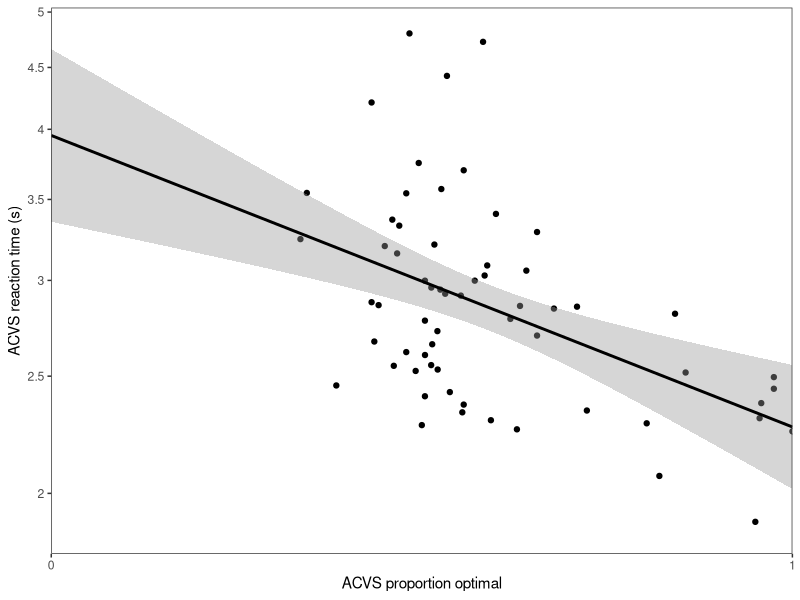
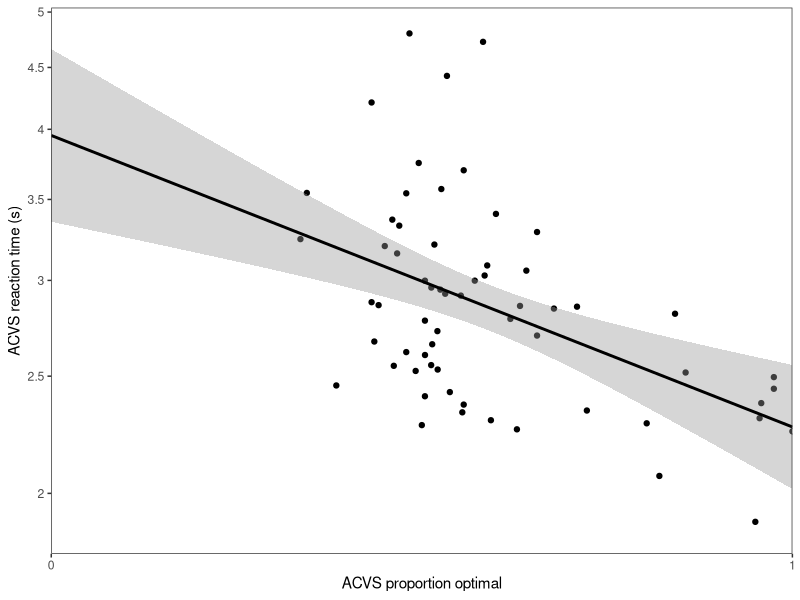
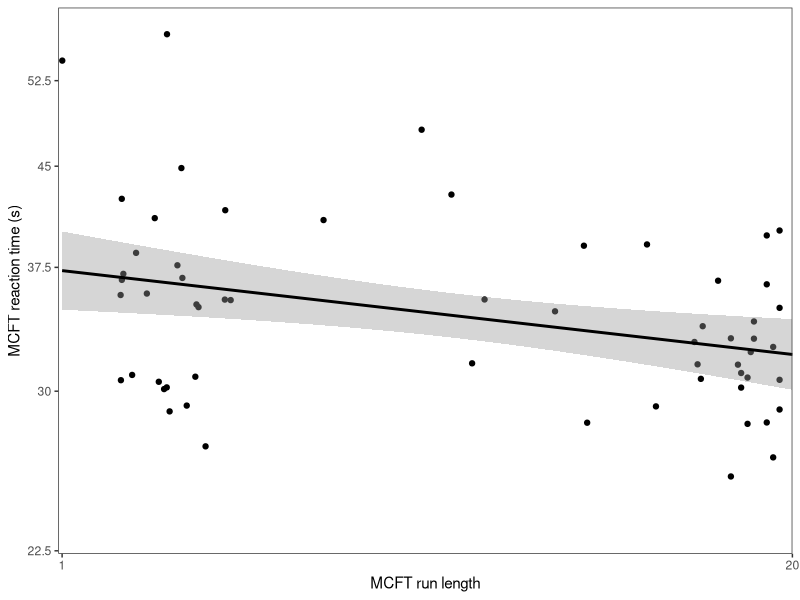

The R script that drew these images, in order: (Note: this script raises an error after producing the figures.)
library(tidyverse)


figXn <- 3.5
figYn <- 2.5

dat <- read_csv("summaryData_75.csv")


# remove people who had the wrong resolution!
idx <- c(1, 2, 3, 4, 11, 31, 69)

dat <- filter(dat, !(observer %in% idx))

# numbers taken from inital parsing script for split half paradigm


############################################################
# ACVS opt v rt
############################################################

r <- (with(dat, cor.test(ac_propOpt, ac_meanlog2rt)))

y_labels = seq(2,5, 0.5)
y_breaks = log(1000* y_labels, 2)



plt <- ggplot(dat, aes(x = ac_propOpt, y = ac_meanlog2rt))
plt <- plt + geom_point() 
plt <- plt + geom_smooth(method = lm, colour = "black", fullrange = TRUE, linetype = 1)
plt <- plt + theme_bw()
plt <- plt + scale_x_continuous("ACVS proportion optimal",
	  limits = c(0, 1 ), breaks = c(0, 1), expand = c(0, 0))
plt <- plt + scale_y_continuous("ACVS reaction time (s)",
	  breaks = y_breaks, labels = y_labels, expand = c(0, 0))
plt <- plt + coord_cartesian(xlim=c(0, 1), ylim=c(10.8, 12.3))
plt <- plt + theme(
  panel.grid.major = element_blank(), 
  panel.grid.minor = element_blank())
# plt <- plt + ggtitle('Split-half and Attentional Control')
ggsave("scratch/acvs_opt_rt.pdf", width = figYn, height = figYn)
plt

############################################################
# MCFT opt v rt
############################################################


r <- (with(dat, cor.test(fg_conj_run_length, fg_conj_log2)))

y_labels = seq(22.5, 60,  7.5)
y_breaks = log(1000* y_labels, 2)


plt <- ggplot(dat, aes(x = fg_conj_run_length, y = fg_conj_log2))
plt <- plt + geom_point() 
plt <- plt + geom_smooth(method = lm, colour = "black", fullrange = TRUE, linetype = 1)
plt <- plt + theme_bw()
plt <- plt + scale_x_continuous("MCFT run length",
    limits = c(1, 20), breaks = c(1, 20), expand = c(0, 0))
plt <- plt + scale_y_continuous("MCFT reaction time (s)",
    breaks = y_breaks, labels = y_labels, expand = c(0, 0))
plt <- plt + coord_cartesian(xlim=c(0.9, 20), ylim=c(14.45, 15.87))
plt <- plt + theme(
  panel.grid.major = element_blank(), 
  panel.grid.minor = element_blank())
# plt <- plt + ggtitle('Split-half and Attentional Control')
ggsave("scratch/mcft_rl_rt.pdf", width = figYn, height = figYn)













r_feat <- round(with(dat, cor.test(ls_mean_log_rt, fg_feat_log2)$estimate), 3)
r_conj <- round(with(dat, cor.test(ls_mean_log_rt, fg_conj_log2)$estimate), 3)

y_breaks = c(14.13571, 14.70995, 15.28771)
y_labels = round(2^y_breaks)

plt <- ggplot(dat, aes(x = ls_mean_log_rt, y = fg_feat_log2))
plt <- plt + geom_point() 
plt <- plt + geom_smooth(method = lm, colour = "black", fullrange = TRUE, linetype=0)
plt <- plt + theme_bw()
plt <- plt + scale_x_continuous("split-half: mean log rt (ms)",
    limits = c(8, 14.1), breaks = x_breaks, labels = x_labels, expand = c(0, 0))
plt <- plt + scale_y_continuous("foraging (feature): mean log rt (ms)",
    limits = c(y_breaks[1], y_breaks[3]), breaks = y_breaks, labels = y_labels,expand = c(0, 0))
plt <- plt + coord_cartesian(xlim=c(min(x_breaks),max(x_breaks)+0.2), ylim=c(y_breaks[1],max(y_breaks)))
plt <- plt + geom_text(label=paste("r =", r_feat), x= 12, y=15.1)
plt <- plt + theme(
  panel.grid.major = element_blank(), 
  panel.grid.minor = element_blank())
ggsave("scratch/ls_v_fg_feature_rt.pdf", width = figYn, height = figYn)
ggsave("scratch/ls_v_fg_feature_rt.png", width = figYn, height = figYn)

#  split-half with forgaging conjunction

y_breaks = c(14.28771, 14.91998, 15.55075)
y_labels = round(2^y_breaks)

plt <- ggplot(dat, aes(x = ls_mean_log_rt, y = fg_conj_log2))
plt <- plt + geom_point() 
plt <- plt + geom_smooth(method = lm, colour = "black", fullrange = TRUE, linetype=0)
plt <- plt + theme_bw()
plt <- plt + scale_x_continuous("split-half: mean log rt (ms)",
   limits = c(8, 14.1), breaks = x_breaks, labels = x_labels, expand = c(0, 0))
plt <- plt + scale_y_continuous("foraging (conj.): mean log rt (ms)",
    limits = c(y_breaks[1], y_breaks[3]), breaks = y_breaks, labels = y_labels,expand = c(0, 0))
# plt <- plt + geom_text(label=paste("r =", r_conj), x= 12, y=14.5)
plt <- plt + coord_cartesian(xlim=c(min(x_breaks),max(x_breaks)+0.2), ylim=c(y_breaks[1],max(y_breaks)))
plt <- plt + theme(
  panel.grid.major = element_blank(), 
  panel.grid.minor = element_blank())
ggsave("scratch/ls_v_fg_conj_rt.pdf", width = figYn, height = figYn)
ggsave("scratch/ls_v_fg_conj_rt.png", width = figYn, height = figYn)

#  adaptive choice with forgaging feature

x_labels = c(1500, 3000, 6000)
x_breaks = log(x_labels, 2)
y_breaks = c(14.13571, 14.71171, 15.28771)
y_labels = round(2^y_breaks)

r_feat <- round(with(dat, cor.test(ac_meanlog2rt, fg_feat_log2)$estimate), 3)
r_conj <- round(with(dat, cor.test(ac_meanlog2rt, fg_conj_log2)$estimate), 3)

plt <- ggplot(dat, aes(x = ac_meanlog2rt, y = fg_feat_log2))
plt <- plt + geom_point() 
plt <- plt + geom_smooth(method = lm, colour = "black", fullrange = TRUE, linetype=0)
plt <- plt + theme_bw()
plt <- plt + scale_x_continuous("adaptive choice: mean log rt (ms)",
    limits = c(x_breaks[1], x_breaks[3]+0.05), breaks = x_breaks, labels = x_labels, expand = c(0, 0))
plt <- plt + scale_y_continuous("foraging (feature): mean log rt (ms)",
    limits = c(y_breaks[1], y_breaks[3]), breaks = y_breaks, labels = y_labels, expand = c(0, 0))
# plt <- plt + geom_text(label=paste("r =", r_feat), x= 11.1, y= 15)
plt <- plt + theme(
  panel.grid.major = element_blank(), 
  panel.grid.minor = element_blank())
ggsave("scratch/ac_v_fg_feature_rt.pdf", width = figYn, height = figYn)
ggsave("scratch/ac_v_fg_feature_rt.png", width = figYn, height = figYn)


y_breaks = c(14.28771, 14.91998, 15.55075)
y_labels = round(2^y_breaks)
plt <- ggplot(dat, aes(x = ac_meanlog2rt, y = fg_conj_log2))
plt <- plt + geom_point() 
plt <- plt + geom_smooth(method = lm, colour = "black", fullrange = TRUE, linetype=0)
plt <- plt + theme_bw()
plt <- plt + scale_x_continuous("adaptive choice: mean log rt (ms)",
    limits = c(x_breaks[1], x_breaks[3]+0.05), breaks = x_breaks, labels = x_labels, expand = c(0, 0))
plt <- plt + scale_y_continuous("foraging (conj.): mean log rt (ms)",
    limits = c(y_breaks[1], y_breaks[3]), breaks = y_breaks, labels = y_labels, expand = c(0, 0))
plt <- plt + geom_text(label=paste("r =", r_conj), x= 11, y= 15.2)
plt <- plt + theme(
  panel.grid.major = element_blank(), 
  panel.grid.minor = element_blank())
ggsave("scratch/ac_v_fg_conj_rt.pdf", width = figYn, height = figYn)
ggsave("scratch/ac_v_fg_conj_rt.png", width = figYn, height = figYn)


############################################################
# now look at strategy metrics
############################################################

#  split-half v adaptive choice
r <- round(with(dat, cor.test(ls_prop_hetero, ac_propOpt)$estimate), 3)

plt <- ggplot(dat, aes(x = ls_prop_hetero, y = ac_propOpt))
plt <- plt + geom_point() 
plt <- plt + geom_smooth(method = lm, colour = "black", fullrange = TRUE, linetype = 0)
plt <- plt + theme_bw()
plt <- plt + scale_x_continuous("split-half: prop. hetero. fix.",
	  limits = c(0, 1), expand = c(0, 0), breaks = c(0,1))
plt <- plt + scale_y_continuous("adaptive choice: prop. optimal",
	  limits = c(0, 1), expand = c(0, 0), breaks = c(0,1))
# plt <- plt + geom_text(label=paste("r =", r), x = 0.5, y= 0.25)
plt <- plt + theme(
  panel.grid.major = element_blank(), 
  panel.grid.minor = element_blank())
ggsave("scratch/ls_v_ac_opt.pdf", width = figYn, height = figYn)
ggsave("scratch/ls_v_ac_opt.png", width = figYn, height = figYn)

r <- round(with(dat, cor.test(ls_prop_hetero, ac_switchRate)$estimate), 3)

plt <- ggplot(dat, aes(x = ls_prop_hetero, y = ac_switchRate))
plt <- plt + geom_point() 
plt <- plt + geom_smooth(method = lm, colour = "black", fullrange = TRUE, linetype = 0)
plt <- plt + theme_bw()
plt <- plt + scale_x_continuous("split-half: prop. hetero. fix.",
	  limits = c(0, 1), expand = c(0, 0), breaks = c(0,1))
plt <- plt + scale_y_continuous("adaptive choice: switch rate")
# plt <- plt + geom_text(label=paste("r =", r), x= 0.25, y=0.18)
plt <- plt + theme(
  panel.grid.major = element_blank(), 
  panel.grid.minor = element_blank())

ggsave("scratch/ls_v_ac_sr.pdf", width = figYn, height = figYn)
ggsave("scratch/ls_v_ac_sr.png", width = figYn, height = figYn)


# split-half and forgaing conjunction
r <- round(with(dat, cor.test(ls_prop_hetero, fg_conj_run_num)$estimate), 3)

plt <- ggplot(dat, aes(x = ls_prop_hetero, y = fg_conj_run_num))
plt <- plt + geom_point() 
plt <- plt + geom_smooth(method = lm, colour = "black", fullrange = TRUE, linetype = 0)
plt <- plt + theme_bw()
plt <- plt + scale_x_continuous("split-half: prop. hetero. fix.",
    limits = c(0, 1), expand = c(0, 0), breaks = c(0,1))
plt <- plt + scale_y_continuous("foraging (conj.): number of runs",
    limits = c(0, 20), expand = c(0, 0))
# plt <- plt + geom_text(label=paste("r =", r), x = 0.25, y= 2)
plt <- plt + theme(
  panel.grid.major = element_blank(), 
  panel.grid.minor = element_blank())
ggsave("scratch/ls_v_fg_runnum.pdf", width = figYn, height = figYn)
ggsave("scratch/ls_v_fg_runnum.png", width = figYn, height = figYn)

r <- round(with(dat, cor.test(ls_prop_hetero, fg_conj_run_length)$estimate), 3)

plt <- ggplot(dat, aes(x = ls_prop_hetero, y = fg_conj_run_length))
plt <- plt + geom_point() 
plt <- plt + geom_smooth(method = lm, colour = "black", fullrange = TRUE, linetype = 0)
plt <- plt + theme_bw()
plt <- plt + scale_x_continuous("split-half: prop. hetero. fix.",
    limits = c(0, 1), expand = c(0, 0), breaks = c(0,1))
plt <- plt + scale_y_continuous("foraging (conj.): run length",
    limits = c(0, 20), expand = c(0, 0))
# plt <- plt + geom_text(label=paste("r =", r), x = 0.25, y= 2)
plt <- plt + theme(
  panel.grid.major = element_blank(), 
  panel.grid.minor = element_blank())
ggsave("scratch/ls_v_fg_runlength.pdf", width = figYn, height = figYn)
ggsave("scratch/ls_v_fg_runlength.png", width = figYn, height = figYn)


# adaptive choice and foraging
r <- round(with(dat, cor.test(ac_propOpt, fg_conj_run_num)$estimate), 3)

plt <- ggplot(dat, aes(x = ac_propOpt, y = fg_conj_run_num))
plt <- plt + geom_point() 
plt <- plt + geom_smooth(method = lm, colour = "black", fullrange = TRUE, linetype = 0)
plt <- plt + theme_bw()
plt <- plt + scale_x_continuous("adaptive choice: prop. optimal",
    limits = c(0, 1), expand = c(0, 0), breaks = c(0,1))
plt <- plt + scale_y_continuous("foraging (conj.): number of runs",
    limits = c(0, 20), expand = c(0, 0))
# plt <- plt + geom_text(label=paste("r =", r), x = 0.25, y= 2)
plt <- plt + theme(
  panel.grid.major = element_blank(), 
  panel.grid.minor = element_blank())
ggsave("scratch/ac_v_fg_runnum.pdf", width = figYn, height = figYn)
ggsave("scratch/ac_v_fg_runnum.png", width = figYn, height = figYn)

r <- round(with(dat, cor.test(ac_propOpt, fg_conj_run_length)$estimate), 3)

plt <- ggplot(dat, aes(x = ac_propOpt, y = fg_conj_run_length))
plt <- plt + geom_point() 
plt <- plt + geom_smooth(method = lm, colour = "black", fullrange = TRUE, linetype = 0)
plt <- plt + theme_bw()
plt <- plt + scale_x_continuous("adaptive choice: prop. optimal",
    limits = c(0, 1), expand = c(0, 0), breaks = c(0,1))
plt <- plt + scale_y_continuous("foraging (conj.): run length",
    limits = c(-10, 30), expand = c(0, 0))
# plt <- plt + geom_text(label=paste("r =", r), x = 0.25, y= 2)
plt <- plt + coord_cartesian(xlim=c(0, 1), ylim=c(0, 20))

plt <- plt + theme(
  panel.grid.major = element_blank(), 
  panel.grid.minor = element_blank())
ggsave("scratch/ac_v_fg_runlength.pdf", width = figYn, height = figYn)
ggsave("scratch/ac_v_fg_runlength.png", width = figYn, height = figYn)

